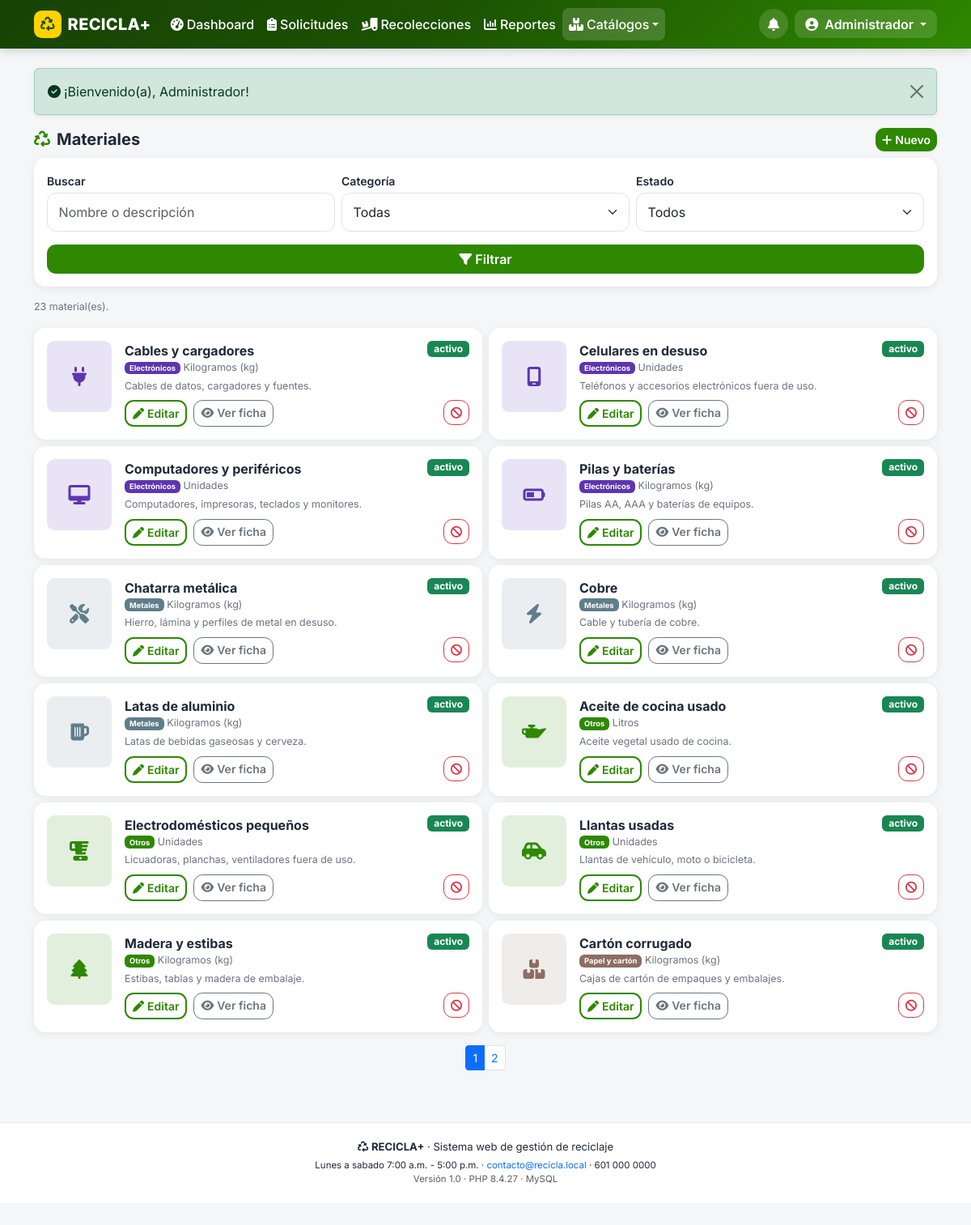
/index.php?p=a_materiales (signed in), run on the app's committed database.
### tables this page shows
CREATE TABLE usuarios (
  id                  INT UNSIGNED NOT NULL AUTO_INCREMENT,
  rol_id              TINYINT UNSIGNED NOT NULL,
  empresa_id          INT UNSIGNED NULL,           
  nombres             VARCHAR(80)  NOT NULL,
  apellidos           VARCHAR(80)  NOT NULL,
  documento           VARCHAR(20)  NOT NULL,
  telefono            VARCHAR(20)  NULL,
  email               VARCHAR(120) NOT NULL,
  password            VARCHAR(255) NOT NULL,       
  direccion           VARCHAR(160) NULL,
  barrio              VARCHAR(60)  NULL,
  ciudad              VARCHAR(60)  NULL,
  estado              ENUM('activo','inactivo') NOT NULL DEFAULT 'activo',
  token_recuperacion  VARCHAR(64)  NULL,
  token_expira        DATETIME     NULL,
  ultimo_acceso       DATETIME     NULL,
  created_at          DATETIME NOT NULL DEFAULT CURRENT_TIMESTAMP,
  PRIMARY KEY (id),
  UNIQUE KEY uk_usuarios_email (email),
  UNIQUE KEY uk_usuarios_documento (documento),
  KEY ix_usuarios_rol (rol_id),
  KEY ix_usuarios_empresa (empresa_id),
  KEY ix_usuarios_ciudad_barrio (ciudad, barrio),
  CONSTRAINT fk_usuarios_rol FOREIGN KEY (rol_id) REFERENCES roles (id),
  CONSTRAINT fk_usuarios_empresa FOREIGN KEY (empresa_id) REFERENCES empresas (id) ON DELETE SET NULL
);

CREATE TABLE materiales (
  id                  INT UNSIGNED NOT NULL AUTO_INCREMENT,
  categoria_id        INT UNSIGNED NOT NULL,
  nombre              VARCHAR(90)  NOT NULL,
  descripcion         VARCHAR(400) NULL,
  recomendaciones     TEXT         NULL,
  condiciones_entrega VARCHAR(400) NULL,
  unidad_medida       ENUM('kg','unidad','bulto','caja','litro','par') NOT NULL DEFAULT 'kg',
  puntos_por_unidad   INT UNSIGNED NOT NULL DEFAULT 10,    
  imagen              VARCHAR(180) NULL,        
  icono               VARCHAR(40)  NOT NULL DEFAULT 'fa-box',
  estado              ENUM('activo','inactivo') NOT NULL DEFAULT 'activo',
  created_at          DATETIME NOT NULL DEFAULT CURRENT_TIMESTAMP,
  PRIMARY KEY (id),
  UNIQUE KEY uk_materiales_nombre (nombre),
  KEY ix_materiales_categoria (categoria_id),
  KEY ix_materiales_estado (estado),
  CONSTRAINT fk_materiales_categoria FOREIGN KEY (categoria_id) REFERENCES categorias (id)
);

CREATE TABLE categorias (
  id          INT UNSIGNED NOT NULL AUTO_INCREMENT,
  nombre      VARCHAR(60) NOT NULL,
  descripcion VARCHAR(200) NULL,
  icono       VARCHAR(40) NOT NULL DEFAULT 'fa-recycle',
  color       VARCHAR(20) NOT NULL DEFAULT '#2e8800',
  estado      ENUM('activo','inactivo') NOT NULL DEFAULT 'activo',
  PRIMARY KEY (id),
  UNIQUE KEY uk_categorias_nombre (nombre)
);

### controllers/AdminController.php (called while the page is built, shortened)
<?php
final class AdminController
{
    public function materiales(): void
    {
        $f = [
            'categoria_id' => get_int('categoria'),
            'estado'       => trim((string) ($_GET['estado'] ?? '')),
            'q'            => trim((string) ($_GET['q'] ?? '')),
        ];
        vista('admin/materiales', [
            'titulo'     => 'Materiales',
            'res'        => Material::listar($f, max(1, get_int('pag', 1)), 12),
            'filtros'    => $f,
            'categorias' => Material::categorias(false),
        ]);
    }
}

### index.php (called while the page is built, shortened)
<?php
require __DIR__ . '/config/config.php';
$p = (string) ($_GET['p'] ?? 'inicio');
[$controlador, $metodo, $rolRequerido] = $rutas[$p];
if ($rolRequerido !== null) {
    exigirRol($rolRequerido);
}
try {
    (new $controlador())->$metodo();
} catch (Throwable $e) {
    error_log('[RECICLA+] ' . $e->getMessage() . ' @ ' . $e->getFile() . ':' . $e->getLine());
    http_response_code(500);
    vista('errores/500', ['titulo' => 'Error del sistema', 'mensaje' => $e->getMessage()]);
}

### models/Material.php (called while the page is built, shortened)
<?php
final class Material
{
    public static function listar(array $f = [], int $pagina = 1, int $porPagina = 12): array
    {
        $w = ['1 = 1'];
        $p = [];
        $where = implode(' AND ', $w);
        $st = db()->prepare("SELECT COUNT(*) FROM materiales m WHERE $where");
        $st->execute($p);
        $pg = paginar((int) $st->fetchColumn(), $porPagina, $pagina);
        $st = db()->prepare("SELECT m.*, c.nombre AS categoria, c.icono AS categoria_icono, c.color AS categoria_color
                             FROM materiales m
                             JOIN categorias c ON c.id = m.categoria_id
                             WHERE $where
                             ORDER BY c.nombre, m.nombre
                             LIMIT {$pg['limite']} OFFSET {$pg['offset']}");
        $st->execute($p);
        return ['filas' => $st->fetchAll(), 'pag' => $pg];
    }
}

### views/admin/materiales.php (the view, shortened to what this page needs)
<div class="d-flex justify-content-between align-items-center mb-2">
  <h1 class="h5 fw-bold mb-0"><i class="fa-solid fa-recycle texto-verde me-2"></i>Materiales</h1>
  <a class="btn btn-sm btn-recicla" href="<?= e(url('a_material')) ?>"><i class="fa-solid fa-plus me-1"></i>Nuevo</a>
</div>
<form class="tarjeta-form" method="get" action="<?= e(BASE_URL) ?>/index.php">
  <div class="row g-2">
    <div class="col-12 col-md-4">
      <label class="form-label" for="q">Buscar</label>
      <input class="form-control" id="q" name="q" value="<?= e($filtros['q'] ?? '') ?>" placeholder="Nombre o descripción">
    </div>
    <div class="col-6 col-md-4">
      <label class="form-label" for="categoria">Categoría</label>
      <select class="form-select" id="categoria" name="categoria" data-auto-filtro>
        <option value="0">Todas</option>
      </select>
    </div>
    <div class="col-6 col-md-4">
      <label class="form-label" for="estado">Estado</label>
      <select class="form-select" id="estado" name="estado" data-auto-filtro>
        <option value="">Todos</option>
      </select>
    </div>
  </div>
  <button class="btn btn-recicla w-100 mt-3" type="submit"><i class="fa-solid fa-filter me-1"></i>Filtrar</button>
</form>
<p class="hint"><?= (int) $res['pag']['total'] ?> material(es).</p>
<div class="row g-2">
  <?php foreach ($res['filas'] as $m): ?>
    <div class="col-12 col-lg-6">
      <div class="tarjeta p-3 d-flex gap-3">
        <?php if (!empty($m['imagen'])): ?>
          <img class="miniatura" style="width:5rem" src="<?= e(urlFoto($m['imagen'])) ?>" alt="<?= e($m['nombre']) ?>">
        <?php else: ?>
          <div class="placeholder-foto" style="width:5rem;background:<?= e($m['categoria_color']) ?>22;color:<?= e($m['categoria_color']) ?>">
            <i class="fa-solid <?= e($m['icono']) ?>"></i>
          </div>
        <?php endif; ?>
        <div class="flex-grow-1">
          <div class="d-flex justify-content-between align-items-start">
            <div>
              <div class="fw-bold"><?= e($m['nombre']) ?></div>
              <div class="hint"><span class="badge" style="background:<?= e($m['categoria_color']) ?>"><?= e($m['categoria']) ?></span>
                <?= e(unidadesMedida()[$m['unidad_medida']] ?? $m['unidad_medida']) ?></div>
            </div>
            <span class="badge <?= $m['estado'] === 'activo' ? 'bg-success' : 'bg-secondary' ?>"><?= e($m['estado']) ?></span>
          </div>
          <div class="hint mt-1"><?= e((string) $m['descripcion']) ?></div>
          <div class="d-flex gap-2 mt-2">
            <a class="btn btn-sm btn-outline-recicla" href="<?= e(url('a_material', ['id' => (int) $m['id']])) ?>"><i class="fa-solid fa-pen me-1"></i>Editar</a>
            <a class="btn btn-sm btn-outline-secondary" href="<?= e(url('material', ['id' => (int) $m['id']])) ?>" target="_blank" rel="noopener"><i class="fa-solid fa-eye me-1"></i>Ver ficha</a>
            <form class="ms-auto" method="post" action="<?= e(url('a_material_estado')) ?>"
                  data-confirmar="¿<?= $m['estado'] === 'activo' ? 'Desactivar' : 'Activar' ?> el material <?= e($m['nombre']) ?>?">
              <button class="btn btn-sm btn-outline-<?= $m['estado'] === 'activo' ? 'danger' : 'success' ?>" type="submit">
                <i class="fa-solid <?= $m['estado'] === 'activo' ? 'fa-ban' : 'fa-check' ?>"></i>
              </button>
            </form>
          </div>
        </div>
      </div>
    </div>
  <?php endforeach; ?>
</div>
<?= paginador($res['pag'], 'a_materiales', array_filter([
    'q' => $filtros['q'] ?? '', 'categoria' => $filtros['categoria_id'] ?? 0, 'estado' => $filtros['estado'] ?? '',
])) ?>

### views/layouts/header.php (shortened to what this page needs)
<?php
$u = $usuario ?? null;
$nav = $navTipo ?? '';
$sysName = config_get('nombre_sistema', 'RECICLA+');
?>
<!doctype html>
<html lang="es">
<head>
<link href="https://cdn.jsdelivr.net/npm/bootstrap@5.3.3/dist/css/bootstrap.min.css" rel="stylesheet">
<link href="https://cdnjs.cloudflare.com/ajax/libs/font-awesome/6.5.2/css/all.min.css" rel="stylesheet">
<link rel="stylesheet" href="<?= e(BASE_URL) ?>/assets/css/recicla.css">
</head>
<body class="rol-<?= e($nav !== '' ? $nav : 'publico') ?><?= $u ? ' con-nav-inferior' : '' ?>">
<nav class="navbar navbar-expand-lg navbar-recicla sticky-top">
  <div class="container">
    <a class="navbar-brand d-flex align-items-center gap-2" href="<?= e(url($u ? ($u['rol'] === 'ciudadano' ? 'panel' : ($u['rol'] === 'empresa' ? 'e_panel' : 'a_panel')) : 'inicio')) ?>">
      <span class="marca-icono"><i class="fa-solid fa-recycle"></i></span>
      <span class="marca-texto"><?= e($sysName) ?></span>
    </a>
    <div class="d-flex align-items-center gap-2 order-lg-3">
      <?php if ($u): ?>
        <a class="btn-aviso position-relative" href="<?= e($u['rol'] === 'ciudadano' ? url('notificaciones') : url($u['rol'] === 'empresa' ? 'e_panel' : 'a_panel')) ?>" title="Avisos">
          <i class="fa-solid fa-bell"></i>
        </a>
        <div class="dropdown">
          <button class="btn btn-usuario dropdown-toggle" type="button" data-bs-toggle="dropdown" aria-expanded="false">
            <i class="fa-solid fa-circle-user"></i>
            <span class="d-none d-sm-inline ms-1"><?= e($u['nombres']) ?></span>
          </button>
        </div>
      <?php else: ?>
        <a class="btn btn-sm btn-claro" href="<?= e(url('materiales')) ?>"><i class="fa-solid fa-list-check me-1"></i>Materiales</a>
        <a class="btn btn-sm btn-amarillo" href="<?= e(url('login')) ?>"><i class="fa-solid fa-right-to-bracket me-1"></i>Ingresar</a>
      <?php endif; ?>
    </div>
    <?php if ($u && $nav !== 'ciudadano'): ?>
      <div class="collapse navbar-collapse order-lg-2" id="menuPrincipal">
        <ul class="navbar-nav me-auto mb-2 mb-lg-0">
          <?php if ($nav === 'empresa'): ?>
            <li class="nav-item"><a class="nav-link <?= activo('e_panel') ?>" href="<?= e(url('e_panel')) ?>"><i class="fa-solid fa-gauge-high me-1"></i>Dashboard</a></li>
            <li class="nav-item"><a class="nav-link <?= activo('e_solicitudes') ?>" href="<?= e(url('e_solicitudes')) ?>"><i class="fa-solid fa-inbox me-1"></i>Solicitudes</a></li>
            <li class="nav-item"><a class="nav-link <?= activo('e_rutas') ?>" href="<?= e(url('e_rutas')) ?>"><i class="fa-solid fa-route me-1"></i>Rutas</a></li>
            <li class="nav-item"><a class="nav-link <?= activo('e_historial') ?>" href="<?= e(url('e_historial')) ?>"><i class="fa-solid fa-truck-ramp-box me-1"></i>Recolecciones</a></li>
            <li class="nav-item"><a class="nav-link <?= activo('e_perfil') ?>" href="<?= e(url('e_perfil')) ?>"><i class="fa-solid fa-building me-1"></i>Mi empresa</a></li>
          <?php else: ?>
            <li class="nav-item"><a class="nav-link <?= activo('a_panel') ?>" href="<?= e(url('a_panel')) ?>"><i class="fa-solid fa-gauge-high me-1"></i>Dashboard</a></li>
            <li class="nav-item"><a class="nav-link <?= activo('a_solicitudes') ?>" href="<?= e(url('a_solicitudes')) ?>"><i class="fa-solid fa-clipboard-list me-1"></i>Solicitudes</a></li>
            <li class="nav-item"><a class="nav-link <?= activo('a_recolecciones') ?>" href="<?= e(url('a_recolecciones')) ?>"><i class="fa-solid fa-truck-ramp-box me-1"></i>Recolecciones</a></li>
            <li class="nav-item"><a class="nav-link <?= activo('a_reportes') ?>" href="<?= e(url('a_reportes')) ?>"><i class="fa-solid fa-chart-column me-1"></i>Reportes</a></li>
            <li class="nav-item dropdown">
              <a class="nav-link dropdown-toggle <?= (activo('a_materiales') . activo('a_categorias')) !== '' ? 'active' : '' ?>" href="#" role="button" data-bs-toggle="dropdown"><i class="fa-solid fa-boxes-stacked me-1"></i>Catálogos</a>
            </li>
          <?php endif; ?>
        </ul>
      </div>
    <?php endif; ?>
  </div>
</nav>
<main id="contenido" class="container py-3 py-lg-4">
<?= flash_render() ?>

### assets/css/recicla.css (style rules this page uses)
:root { --verde: #2e8800; --verde-oscuro: #1c5202; --verde-claro: #e8f5e0; --amarillo: #ffd200; --azul: #0072bc; --gris-fondo: #f4f6f8; --texto: #1f2937; --radio: .9rem; --sombra: 0 2px 10px rgba(0, 0, 0, .07); }
body { font-family: 'Inter', system-ui, -apple-system, 'Segoe UI', sans-serif; background: var(--gris-fondo); color: var(--texto); overflow-x: hidden; padding-bottom: 1rem; }
body.con-nav-inferior { padding-bottom: 5.6rem; }
a { text-decoration: none; }
.navbar-recicla { background: linear-gradient(135deg, #174305, #1c5202 45%, #2e8800); box-shadow: 0 2px 12px rgba(0, 0, 0, .18); }
.navbar-recicla .navbar-brand, .navbar-recicla .nav-link, .navbar-recicla .btn-usuario { color: #fff; }
.navbar-recicla .nav-link { font-weight: 500; border-radius: .5rem; padding: .5rem .75rem; }
.navbar-recicla .nav-link:hover, .navbar-recicla .nav-link.active { background: rgba(255, 255, 255, .16); color: #fff; }
.marca-icono { display: inline-flex; align-items: center; justify-content: center; width: 2.1rem; height: 2.1rem; border-radius: .6rem; background: var(--amarillo); color: var(--verde-oscuro); font-size: 1.1rem; }
.marca-texto { font-weight: 800; letter-spacing: .3px; }
.btn-usuario { background: rgba(255, 255, 255, .14); border: 0; border-radius: 2rem; padding: .35rem .8rem; font-weight: 600; }
.btn-aviso { position: relative; color: #fff; width: 2.3rem; height: 2.3rem; border-radius: 50%; display: inline-flex; align-items: center; justify-content: center; background: rgba(255, 255, 255, .14); }
.btn { border-radius: .7rem; font-weight: 600; }
.btn-recicla { background: var(--verde); color: #fff; border: 0; }
.btn-outline-recicla { border: 2px solid var(--verde); color: var(--verde); background: #fff; }
.tarjeta, .card { border: 0; border-radius: var(--radio); box-shadow: var(--sombra); background: #fff; }
.form-label { font-weight: 600; font-size: .88rem; margin-bottom: .25rem; }
.form-control, .form-select { border-radius: .7rem; padding: .7rem .85rem; border-color: #dfe3e8; }
.tarjeta-form { background: #fff; border-radius: var(--radio); box-shadow: var(--sombra); padding: 1rem; margin-bottom: 1rem; }
.hint { font-size: .78rem; color: #6b7280; }
.placeholder-foto { height: 5.5rem; border-radius: .6rem; background: var(--verde-claro); color: var(--verde-oscuro); display: flex; align-items: center; justify-content: center; font-size: 1.5rem; }
.texto-verde { color: var(--verde) !important; }

### data on the page
usuarios: nombres "Administrador"
materiales: nombre "Cables y cargadores", categoria.nombre "Electrónicos", unidad_medida "Kilogramos (kg)", estado "activo", descripcion "Cables de datos, cargadores y fuentes."
materiales: nombre "Celulares en desuso", categoria.nombre "Electrónicos", unidad_medida "Unidades", estado "activo", descripcion "Teléfonos y accesorios electrónicos fuera de uso."
materiales: nombre "Computadores y periféricos", categoria.nombre "Electrónicos", unidad_medida "Unidades", estado "activo", descripcion "Computadores, impresoras, teclados y monitores."
materiales: nombre "Pilas y baterías", categoria.nombre "Electrónicos", unidad_medida "Kilogramos (kg)", estado "activo", descripcion "Pilas AA, AAA y baterías de equipos."
materiales: nombre "Chatarra metálica", categoria.nombre "Metales", unidad_medida "Kilogramos (kg)", estado "activo", descripcion "Hierro, lámina y perfiles de metal en desuso."
materiales: nombre "Cobre", categoria.nombre "Metales", unidad_medida "Kilogramos (kg)", estado "activo", descripcion "Cable y tubería de cobre."
materiales: nombre "Latas de aluminio", categoria.nombre "Metales", unidad_medida "Kilogramos (kg)", estado "activo", descripcion "Latas de bebidas gaseosas y cerveza."
materiales: nombre "Aceite de cocina usado", categoria.nombre "Otros", unidad_medida "Litros", estado "activo", descripcion "Aceite vegetal usado de cocina."
materiales: nombre "Electrodomésticos pequeños", categoria.nombre "Otros", unidad_medida "Unidades", estado "activo", descripcion "Licuadoras, planchas, ventiladores fuera de uso."
materiales: nombre "Llantas usadas", categoria.nombre "Otros", unidad_medida "Unidades", estado "activo", descripcion "Llantas de vehículo, moto o bicicleta."
materiales: nombre "Madera y estibas", categoria.nombre "Otros", unidad_medida "Kilogramos (kg)", estado "activo", descripcion "Estibas, tablas y madera de embalaje."
materiales: nombre "Cartón corrugado", categoria.nombre "Papel y cartón", unidad_medida "Kilogramos (kg)", estado "activo", descripcion "Cajas de cartón de empaques y embalajes."

### other printed values
$sysName "RECICLA+"
$f['msg'] "¡Bienvenido(a), Administrador!"
$res['pag']['total'] "23"
config_get('nombre_sistema', 'RECICLA+') "RECICLA+"
config_get('horario_atencion', '') "Lunes a sabado 7:00 a.m. - 5:00 p.m."
config_get('email_contacto', '') "contacto@recicla.local"
config_get('telefono_contacto', '') "601 000 0000"
config_get('version', '1.0') "1.0"
PHP_VERSION "8.4.27"
